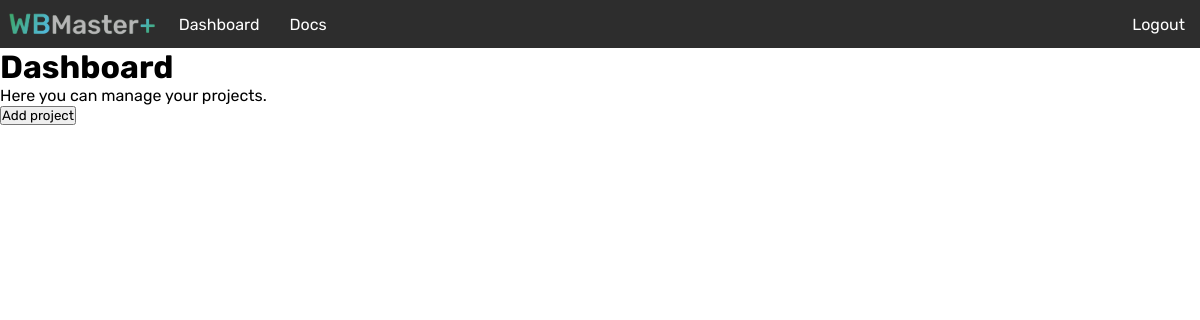
Page /dashboard/ (signed in) on the earlier database version.
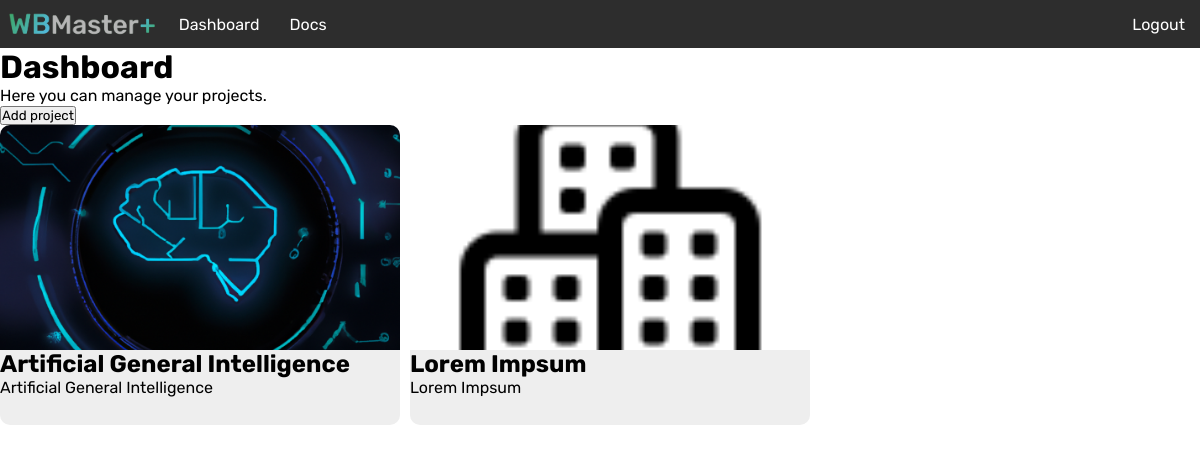
Same page on the later database version.
### base/models.py (models this page shows, shortened)
class Project(models.Model):
    name = models.CharField(max_length=100)
    description = models.TextField()
    picture = models.ImageField(upload_to="projects")

### base/views.py (the view)
# urls.py: path("dashboard/", views.dashboard, name="dashboard"),
@login_required(login_url='/login/')
def dashboard(request):
    context = {}
    projects = Project.objects.filter(
        participation__user=request.user
    )
    context["projects"] = projects
    return render(request, "dashboard.html", context=context)

### templates/dashboard.html
{% extends 'template.html' %}
{% load static %}
{% block content %}
<link rel="stylesheet" href="{% static 'css/dashboard.css' %}">
<h1>Dashboard</h1>
<p>Here you can manage your projects.</p>
<a href="/projects/add/">
  <button>Add project</button>
</a>
<div class="projects">
  {% for project in projects %}
    <a class="project" href="/projects/{{ project.id }}/">
      <img src="{{ project.picture.url }}" alt="">
      <div class="caption">
        <h2>{{ project.name }}</h2>
        <span class="description">{{ project.description }}</span>
      </div>
    </a>
  {% endfor %}
</div>
{% endblock content %}

### templates/template.html (shortened to what this page needs)
{% load static %}
<!DOCTYPE html>
<html lang="en">
  <head>
    <link rel="stylesheet" href="{% static 'css/global.css' %}" />
    <link rel="stylesheet" href="{% static 'css/navbar.css' %}" />
  </head>
  <body>
    <nav>
      <div class="left">
        <a class="logo" href="/">
          <img
          src="{% static 'img/wbmaster_logo_full.jpg' %}"
          alt="Image not found"
          />
        </a>
        <a href="/dashboard/">Dashboard</a>
        <a href="/docs/">Docs</a>
      </div>
      <div class="right">
        {% if user.is_authenticated %}
        <a href="/logout/">Logout</a>
        {% else %}
        <a href="/login/">Login</a>
        <a href="/register/">Register</a>
        {% endif %}
      </div>
    </nav>
    {% block content %} {% endblock content %}
  </body>
</html>

### static/css/global.css (style rules this page uses)
:root { --dark: #2d2d2d; --blue: #55bbe7; --green: #3ca660; --gradient: linear-gradient(135deg, var(--green), var(--blue)); }
* { box-sizing: border-box; margin: 0; padding: 0; font-family: "Rubik", "Segoe UI", sans-serif; }
body { display: flex; flex-direction: column; min-height: 100vh; }

### static/css/navbar.css (style rules this page uses)
nav { background-color: var(--dark); color: white; display: flex; justify-content: space-between; height: 3rem; }
nav > .left, nav > .right { height: 100%; display: flex; }
nav > .left > *, nav > .right > * { padding: 0 15px; height: 100%; display: flex; align-items: center; justify-content: space-between; }
nav .logo { padding: 0; }
nav .logo > img { display: block; height: 100%; }
nav a { color: inherit; text-decoration: none; }

### static/css/dashboard.css (style rules this page uses)
a { font-family: inherit; font-size: inherit; color: inherit; text-decoration: inherit; }
.projects { display: flex; flex-wrap: wrap; gap: 10px; }
.project { aspect-ratio: 4/3; width: 400px; border-radius: 10px; overflow: hidden; display: grid; grid-template-rows: 75% auto; }
.project img { display: block; object-fit: cover; width: 100%; height: 100%; }
.project .caption { display: block; background: #eee; }

Differences in the rows shown:
added Project: picture (picture), name "Artificial General Intelligence", description "Artificial General Intelligence"
added Project: picture (picture), name "Lorem Impsum", description "Lorem Impsum"
